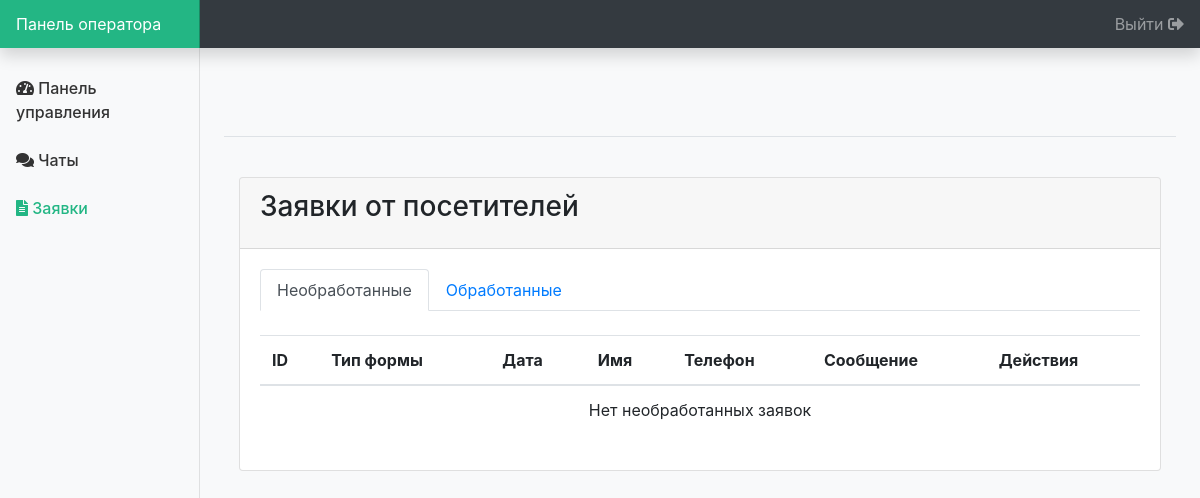
/admin/forms (signed in), run on an earlier commit of the app's database.
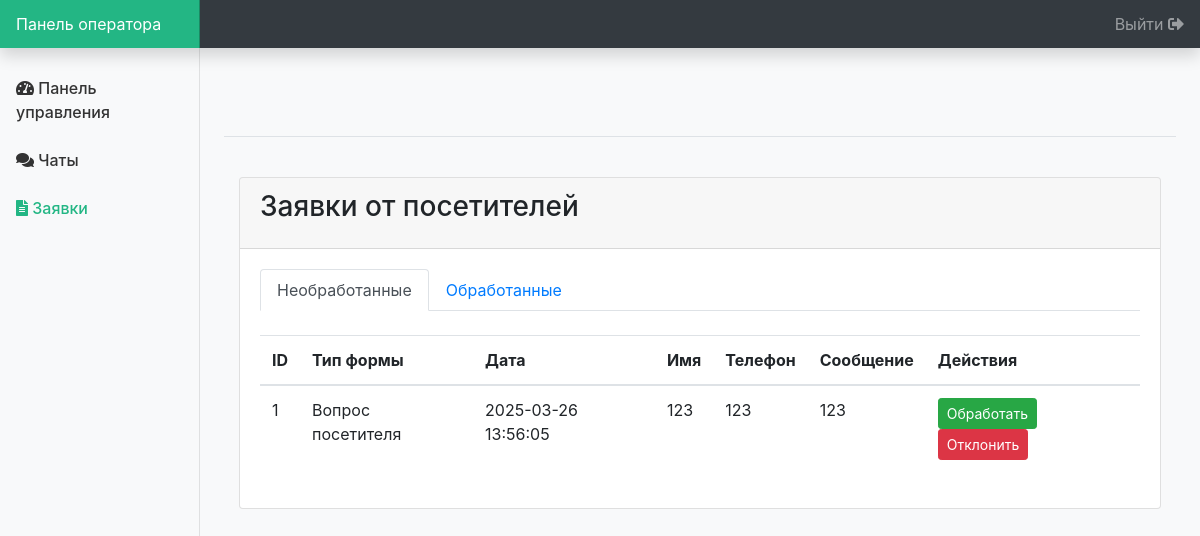
And on a later commit of the database.
### tables this page shows
CREATE TABLE forms (
            id INTEGER PRIMARY KEY AUTOINCREMENT,
            form_data TEXT NOT NULL,
            page_url TEXT,
            site_id TEXT,
            form_name TEXT DEFAULT 'Форма заказа',
            processed INTEGER DEFAULT 0,
            operator_id INTEGER,
            processed_at TEXT,
            comment TEXT,
            created_at TEXT DEFAULT CURRENT_TIMESTAMP
        );

### server/app.py (the view)
@app.route('/admin/forms')
@login_required
def admin_forms():
    db = get_db()
    cursor = db.cursor()
    cursor.execute('''
    SELECT * FROM forms
    ORDER BY processed ASC, created_at DESC
    ''')
    forms = cursor.fetchall()
    db.close()
    return render_template('forms.html', forms=forms)

### server/app.py (called while the page is built)
def get_db():
    conn = sqlite3.connect(DATABASE)
    conn.row_factory = sqlite3.Row
    return conn

def login_required(f):
    @wraps(f)
    def decorated_function(*args, **kwargs):
        if 'operator_id' not in session:
            return redirect(url_for('login'))
        return f(*args, **kwargs)
    return decorated_function

@app.template_filter('fromjson')
def fromjson_filter(value):
    try:
        return json.loads(value)
    except (ValueError, TypeError):
        return {}

### server/templates/forms.html (shortened to what this page needs)
{% extends "layout.html" %}
{% block content %}
<div class="container-fluid py-4">
    <div class="row">
        <div class="col-12">
            <div class="card">
                <div class="card-header">
                    <h3 class="card-title">Заявки от посетителей</h3>
                </div>
                <div class="card-body">
                    <ul class="nav nav-tabs" id="formTabs" role="tablist">
                        <li class="nav-item" role="presentation">
                            <a class="nav-link active" id="unprocessed-tab" data-toggle="tab" href="#unprocessed" role="tab" aria-controls="unprocessed" aria-selected="true">Необработанные</a>
                        </li>
                        <li class="nav-item" role="presentation">
                            <a class="nav-link" id="processed-tab" data-toggle="tab" href="#processed" role="tab" aria-controls="processed" aria-selected="false">Обработанные</a>
                        </li>
                    </ul>
                    {% if forms %}
                    <div class="tab-content mt-4" id="formTabsContent">
                        <div class="tab-pane fade show active" id="unprocessed" role="tabpanel" aria-labelledby="unprocessed-tab">
                            <div class="table-responsive">
                                <table class="table table-hover">
                                    <thead>
                                        <tr>
                                            <th>ID</th>
                                            <th>Тип формы</th>
                                            <th>Дата</th>
                                            <th>Имя</th>
                                            <th>Телефон</th>
                                            <th>Сообщение</th>
                                            <th>Действия</th>
                                        </tr>
                                    </thead>
                                    <tbody>
                                        {% for form in forms if form.processed == 0 %}
                                        <tr>
                                            <td>{{ form.id }}</td>
                                            <td>{{ form.form_name }}</td>
                                            <td>{{ form.created_at }}</td>
                                            <td>
                                                {% if form.form_data %}
                                                    {% set form_data_obj = form.form_data|fromjson %}
                                                    {{ form_data_obj.name|default('-') }}
                                                {% else %}
                                                    -
                                                {% endif %}
                                            </td>
                                            <td>
                                                {% if form.form_data %}
                                                    {% set form_data_obj = form.form_data|fromjson %}
                                                    {% if form_data_obj.tel %}
                                                        {{ form_data_obj.tel }}
                                                    {% elif form_data_obj.phone %}
                                                        {{ form_data_obj.phone }}
                                                    {% else %}
                                                        -
                                                    {% endif %}
                                                {% else %}
                                                    -
                                                {% endif %}
                                            </td>
                                            <td>
                                                {% if form.form_data %}
                                                    {% set form_data_obj = form.form_data|fromjson %}
                                                    {% if form_data_obj.message %}
                                                        {{ form_data_obj.message|truncate(50) }}
                                                    {% else %}
                                                        -
                                                    {% endif %}
                                                {% else %}
                                                    -
                                                {% endif %}
                                            </td>
                                            <td>
                                                <button type="button" class="btn btn-sm btn-success process-form-btn" data-toggle="modal" data-target="#processFormModal" data-form-id="{{ form.id }}" data-action="process">Обработать</button>
                                                <button type="button" class="btn btn-sm btn-danger process-form-btn" data-toggle="modal" data-target="#processFormModal" data-form-id="{{ form.id }}" data-action="reject">Отклонить</button>
                                            </td>
                                        </tr>
                                        {% else %}
                                        <tr>
                                            <td colspan="7" class="text-center">Нет необработанных заявок</td>
                                        </tr>
                                        {% endfor %}
                                    </tbody>
                                </table>
                            </div>
                        </div>
                    </div>
                    {% else %}
                    <div class="alert alert-info mt-4">
                        <p>Заявок пока нет</p>
                    </div>
                    {% endif %}
                </div>
            </div>
        </div>
    </div>
</div>
{% endblock %}

### server/templates/layout.html (shortened to what this page needs)
<!DOCTYPE html>
<html lang="ru">
<head>
    <link rel="stylesheet" href="https://stackpath.bootstrapcdn.com/bootstrap/4.5.2/css/bootstrap.min.css">
    <link rel="stylesheet" href="https://cdnjs.cloudflare.com/ajax/libs/font-awesome/5.15.1/css/all.min.css">
</head>
<body>
    <nav class="navbar navbar-dark sticky-top bg-dark flex-md-nowrap p-0 shadow">
        <a class="navbar-brand col-md-3 col-lg-2 mr-0 px-3" href="/admin">Панель оператора</a>
        <ul class="navbar-nav px-3 ml-auto">
            <li class="nav-item text-nowrap">
                <a class="nav-link" href="/admin/logout">Выйти <i class="fas fa-sign-out-alt"></i></a>
            </li>
        </ul>
    </nav>
    <div class="container-fluid">
        <div class="row">
            <nav id="sidebarMenu" class="col-md-3 col-lg-2 d-md-block bg-light sidebar collapse">
                <div class="sidebar-sticky pt-3">
                    <ul class="nav flex-column">
                        <li class="nav-item">
                            <a class="nav-link {% if request.path == '/admin' %}active{% endif %}" href="/admin">
                                <i class="fas fa-tachometer-alt"></i> Панель управления
                            </a>
                        </li>
                        <li class="nav-item">
                            <a class="nav-link {% if '/admin/chats' in request.path %}active{% endif %}" href="/admin/chats">
                                <i class="fas fa-comments"></i> Чаты
                            </a>
                        </li>
                        <li class="nav-item">
                            <a class="nav-link {% if '/admin/forms' in request.path %}active{% endif %}" href="/admin/forms">
                                <i class="fas fa-file-alt"></i> Заявки
                            </a>
                        </li>
                    </ul>
                </div>
            </nav>
            <main role="main" class="col-md-9 ml-sm-auto col-lg-10 px-md-4 main-content">
                <div class="d-flex justify-content-between flex-wrap flex-md-nowrap align-items-center pt-3 pb-2 mb-3 border-bottom">
                </div>
                {% block content %}{% endblock %}
            </main>
        </div>
    </div>
</body>
</html>

### server/templates/layout.html (style rules this page uses)
body { background-color: #f8f9fa; }
.sidebar { position: fixed; top: 0; bottom: 0; left: 0; z-index: 100; padding: 48px 0 0; box-shadow: inset -1px 0 0 rgba(0, 0, 0, .1); background-color: #fff; }
.sidebar-sticky { position: sticky; top: 0; height: calc(100vh - 48px); padding-top: .5rem; overflow-x: hidden; overflow-y: auto; }
.sidebar .nav-link { font-weight: 500; color: #333; padding: .75rem 1rem; }
.sidebar .nav-link.active { color: #23B684; }
.navbar-brand { padding-top: .75rem; padding-bottom: .75rem; font-size: 1rem; background-color: #23B684; box-shadow: inset -1px 0 0 rgba(0, 0, 0, .25); color: white; }
.main-content { padding-top: 56px; }

What changed in the data, as far as the page shows it:
now on this page (row edited): forms: id "1", form_name "Вопрос посетителя", created_at "2025-03-26 13:56:05", name "123", tel "123", message "123"
Also different on the page:
text no longer shown: "Нет необработанных заявок"
